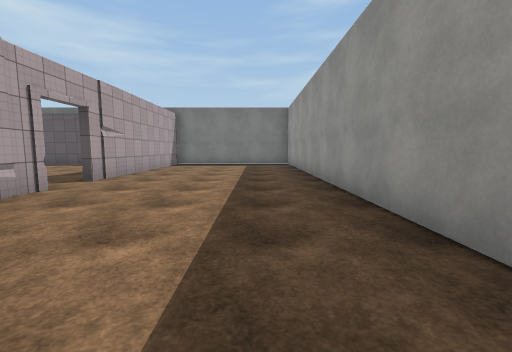
view 1 (above)

20 first-person views from a walk through a scene from a Unity 3-D project. The camera is 1.4 m above the floor, tilts 6° down and sees 90° across. The floor is counted in squares, 2 m on a side. Each view is taken from the middle of a square. On the plan, view 1 faces up. The plan holds only what a view shows up to about 9 squares ahead; the rest is blank. The player character is not drawn. Door leaves are left out, so doorways stand open. Surface patterns are stand-ins for the level's own textures.

view 2
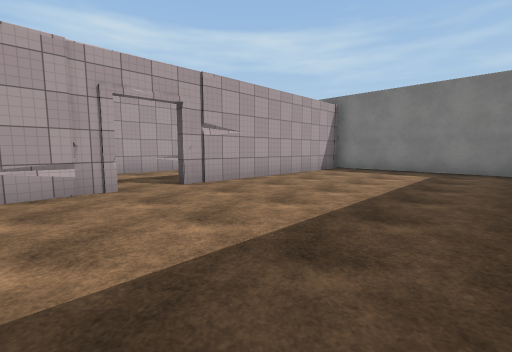

view 3
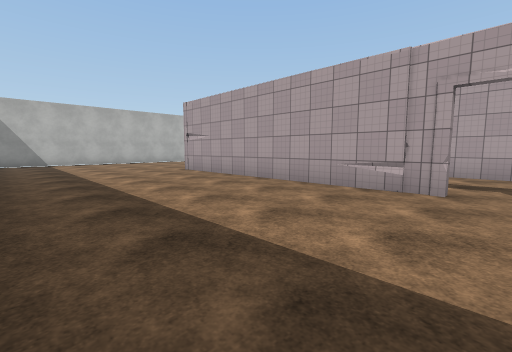

view 4
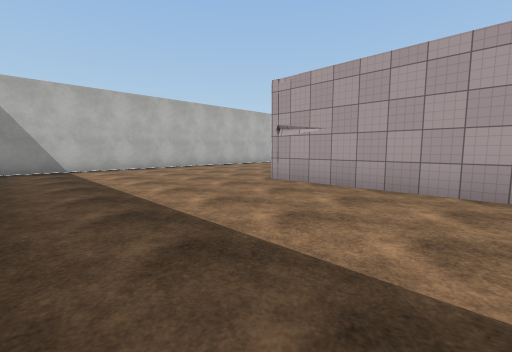

view 5
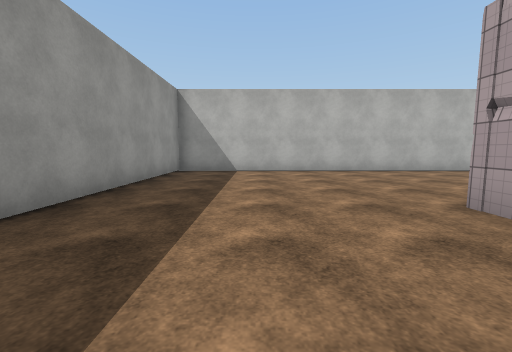

view 6
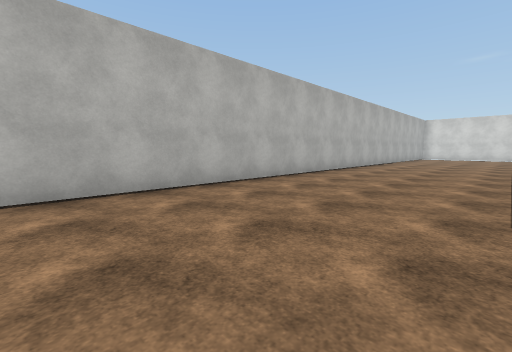

view 7
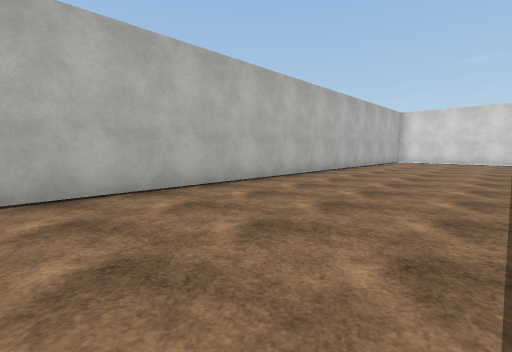

view 8
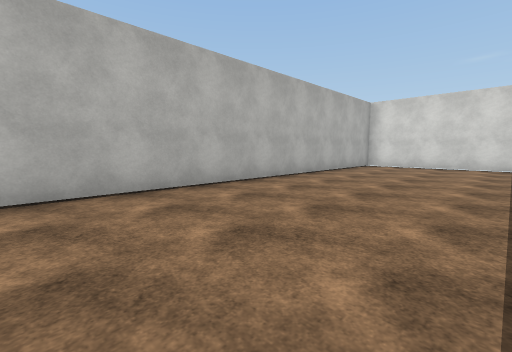

view 9
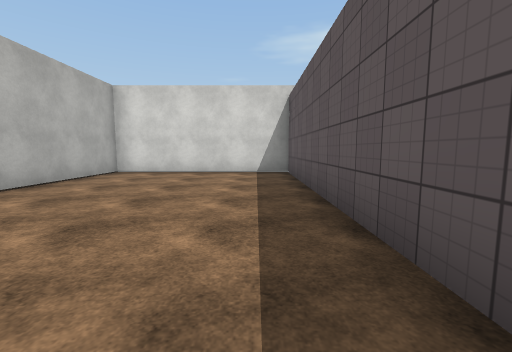

view 10
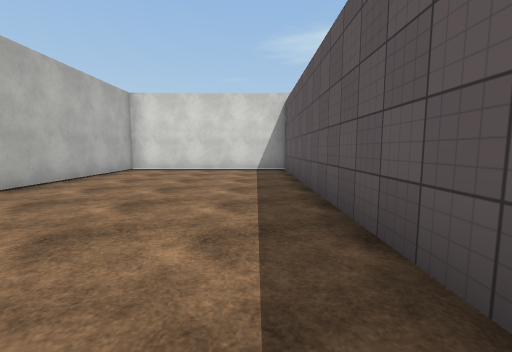

view 11
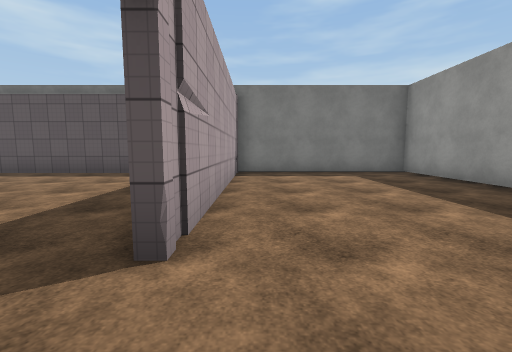

view 12
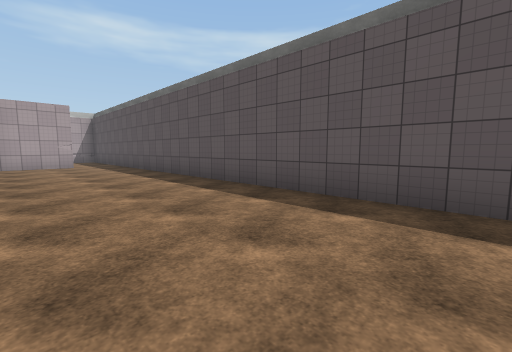

view 13
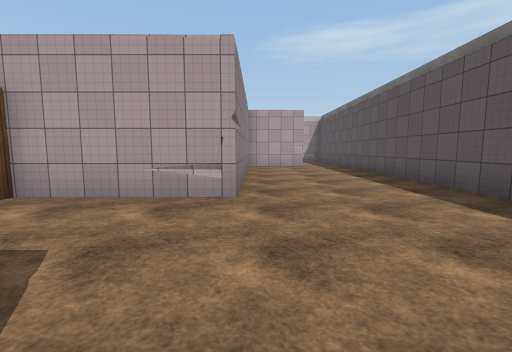

view 14
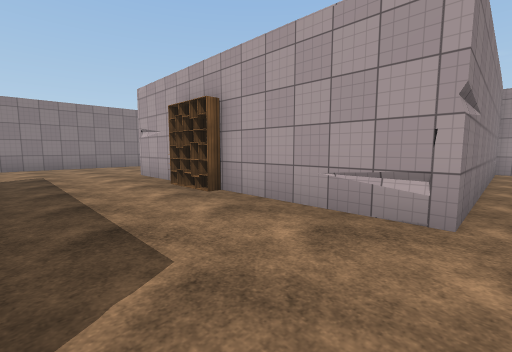

view 15
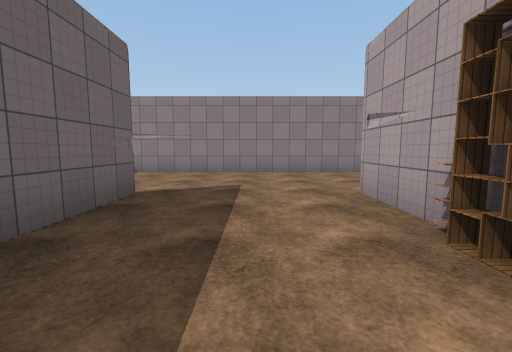

view 16
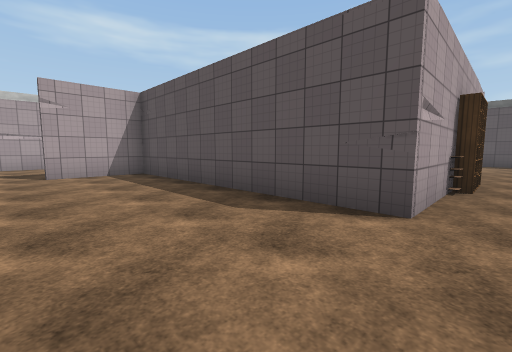

view 17
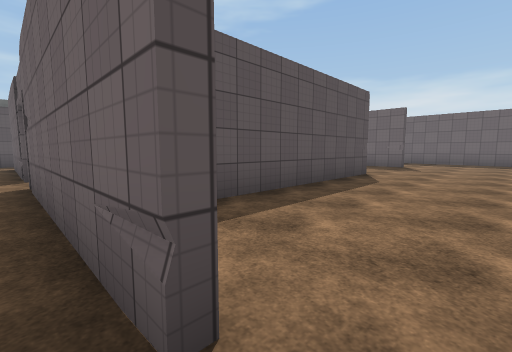

view 18
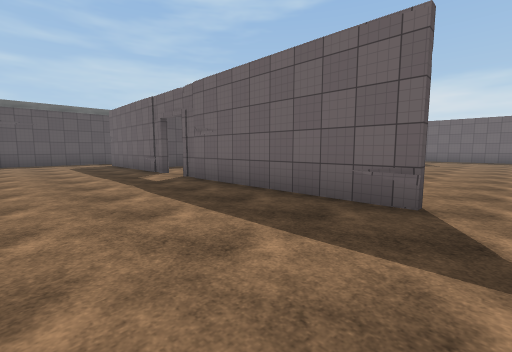

view 19
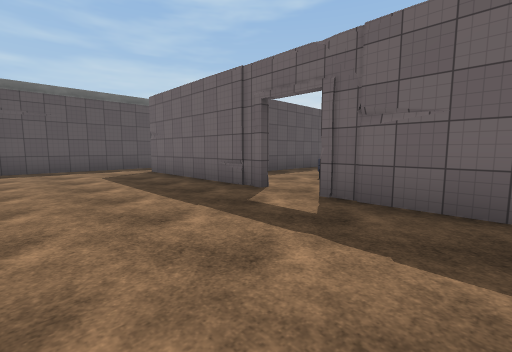

view 20
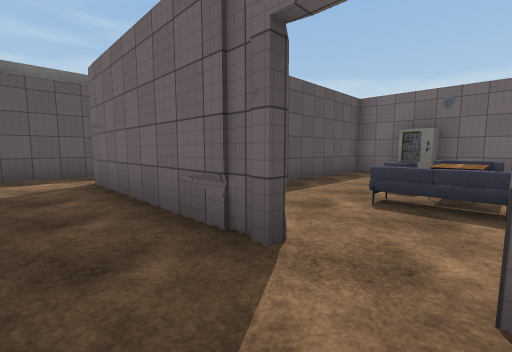

### Floor plan
Ten units are one square. View 1 is at (0, 0); x grows to the right and y downward. Boxes are objects, and circles mark ways between rooms. Rooms are numbered by the first view taken in them; rooms with no view inside come last. Other rooms are left out.
<svg viewBox="-222 -122 242 209">
<path fill="none" stroke="#000" d="M-139 30 -195 30M-36 -44 -36 31M15 -14 15 -117 -36 -117 -36 -55M-205 30 -217 30 -217 82 15 82 15 24M-109 -44 -109 -75 -150 -75M-107 -26 -107 -9 -146 -9M-177 -51 -177 -100M-175 -10 -175 14M-71 -9 -71 -32M-122 28 -52 28M-69 -72 -69 -39M-175 -94 -175 -77 -107 -77 -107 -45M-177 14 -177 -40M-195 30 -205 30M-214 9 -214 20M-59 -115 -211 -115"/>
<rect x="-155" y="-55" width="10" height="20" fill="#bbb"><title>other object</title></rect>
<rect x="-145" y="-45" width="10" height="10" fill="#bbb"><title>other object</title></rect>
<rect x="-145" y="-55" width="10" height="10" fill="#bbb"><title>other object</title></rect>
<rect x="-135" y="-55" width="10" height="20" fill="#bbb"><title>other object</title></rect>
<rect x="-115" y="-35" width="10" height="10" fill="#bbb"><title>other object</title></rect>
<rect x="-115" y="-45" width="10" height="10" fill="#bbb"><title>other object</title></rect>
<rect x="-115" y="-65" width="10" height="10" fill="#bbb"><title>other object</title></rect>
<circle cx="-40" cy="-50" r="3" fill="#2a7"/>
<text x="-60" y="40">1</text>
<text x="-130" y="-40">2</text>
</svg>
Room 1 opens to room 2.

Where each view was taken, in squares from view 1:
view 1: 0 up, 0 right, facing up
view 2: 3 up, 1 right, facing up-left
view 3: 5 up, 1 right, facing down-left
view 4: 1 up, 1 right, facing down-left
view 5: 0 up, 1 left, facing down
view 6: 4 down, 2 left, facing down-left
view 7: 4 down, 7 left, facing down-left
view 8: 4 down, 11 left, facing down-left
view 9: 4 down, 14 left, facing left
view 10: 4 down, 13 left, facing left
view 11: 4 up, 3 left, facing up
view 12: 8 up, 6 left, facing up-left
view 13: 8 up, 7 left, facing left
view 14: 8 up, 8 left, facing down-left
view 15: 5 up, 9 left, facing down
view 16: 2 down, 10 left, facing up-left
view 17: 2 down, 18 left, facing up-right
view 18: 2 down, 21 left, facing up-right
view 19: 2 up, 21 left, facing up-right
view 20: 4 up, 19 left, facing up-right
